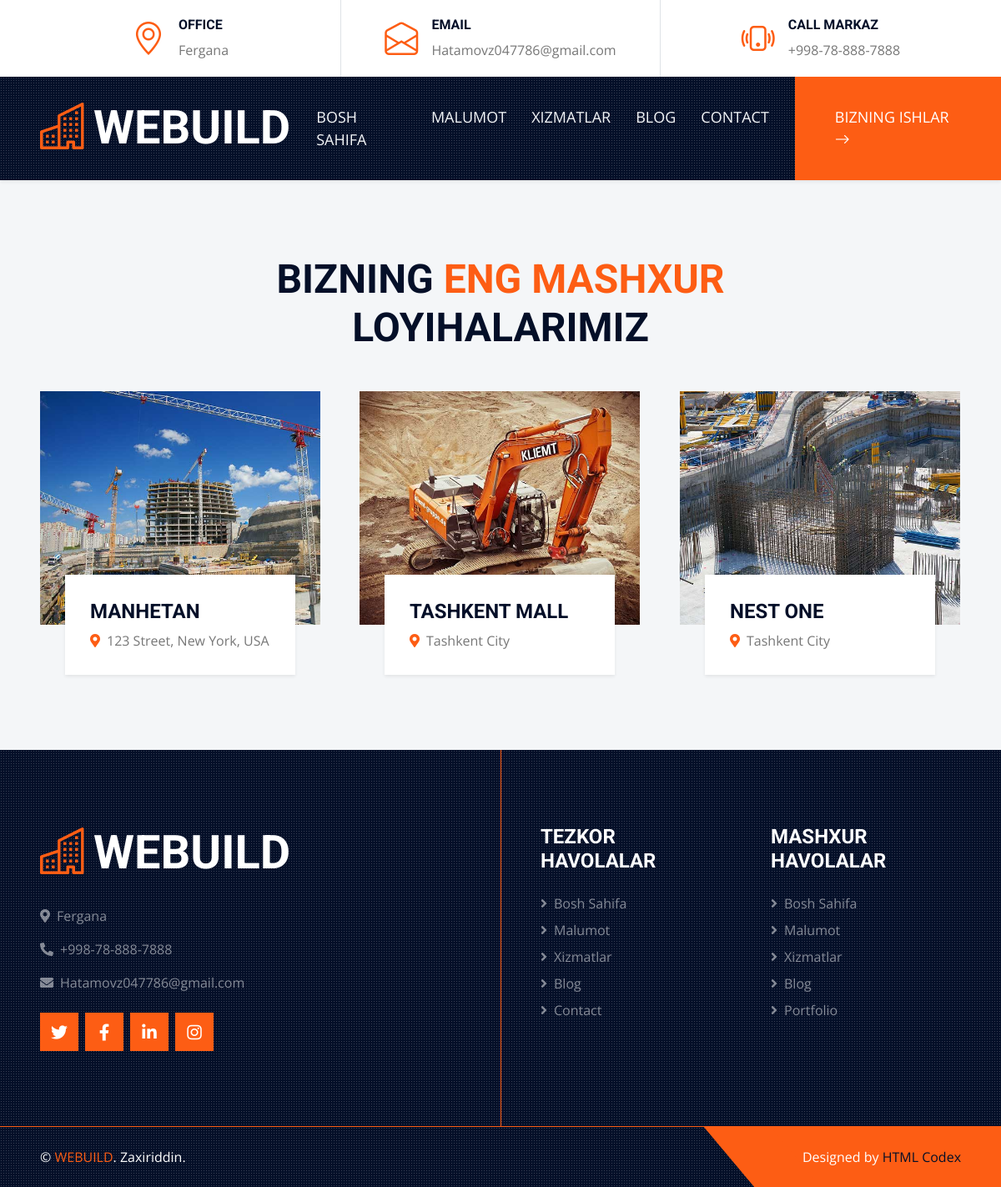
The app's page /portfolio with its own data.
### main/models.py (models this page shows, shortened)
class Portfolio(models.Model):
    image = models.ImageField(upload_to='portfolio/')
    name = models.CharField(max_length=100)
    location = models.CharField(max_length=40)

### main/views.py (the view)
# urls.py: path('portfolio', views.portfolio, name='portfolio'),
def portfolio(request):
    portfolio = models.Portfolio.objects.all()
    data = {
        "portfolio": portfolio
    }
    return render(request, 'portfolio.html', context=data)

### templates/portfolio.html (shortened to what this page needs)
{% extends 'base.html' %}
{% block content %}
{% load static %}
    <div class="container-fluid bg-light py-6 px-5" id="porfoliz">
        <div class="text-center mx-auto mb-5" style="max-width: 600px;">
            <h1 class="display-5 text-uppercase mb-4">Bizning <span class="text-primary">eng mashxur</span> Loyihalarimiz</h1>
        </div>
        <div class="row g-5 portfolio-container">
            {% for port in portfolio %}
            <div class="col-xl-4 col-lg-6 col-md-6 portfolio-item first">
                <div class="position-relative portfolio-box">
                    <img class="img-fluid w-100" src="{{port.image.url}}" alt="">
                    <a class="portfolio-title shadow-sm" href="">
                        <p class="h4 text-uppercase">{{port.name}}</p>
                        <span class="text-body"><i class="fa fa-map-marker-alt text-primary me-2"></i>{{port.location}}</span>
                    </a>
                </div>
            </div>
            {% endfor %}
        </div>
    </div>
{% endblock %}

### static/css/style.css (style rules this page uses)
:root { --primary: #FD5D14; --secondary: #FDBE33; --light: #F4F6F8; --dark: #040F28; }
.py-6 { padding-top: 90px; padding-bottom: 90px; }
.portfolio-item { margin-bottom: 60px; }
.portfolio-title { position: absolute; display: flex; flex-direction: column; justify-content: center; height: 120px; padding: 0 30px; right: 30px; left: 30px; bottom: -60px; background: #FFFFFF; z-index: 3; }
.portfolio-box::before, .portfolio-box::after { position: absolute; content: ""; width: 0; height: 100%; top: 0; transition: .5s; z-index: 1; background: rgba(4, 15, 40, .7); }
.portfolio-box::before { left: 0; }
.portfolio-box::after { right: 0; }

### records on screen
Portfolio: image (picture), name "MANHETAN", location "123 Street, New York, USA"
Portfolio: image (picture), name "TASHKENT MALL", location "Tashkent City"
Portfolio: image (picture), name "NEST ONE", location "Tashkent City"
